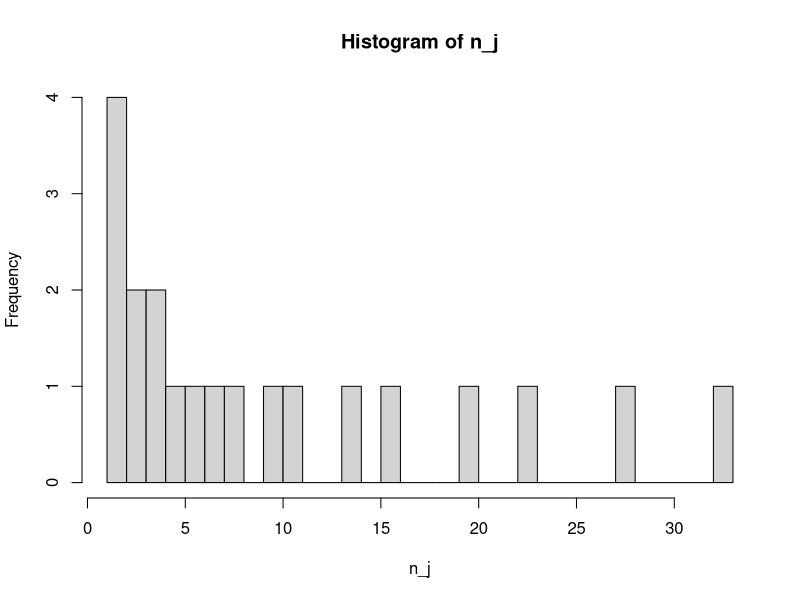
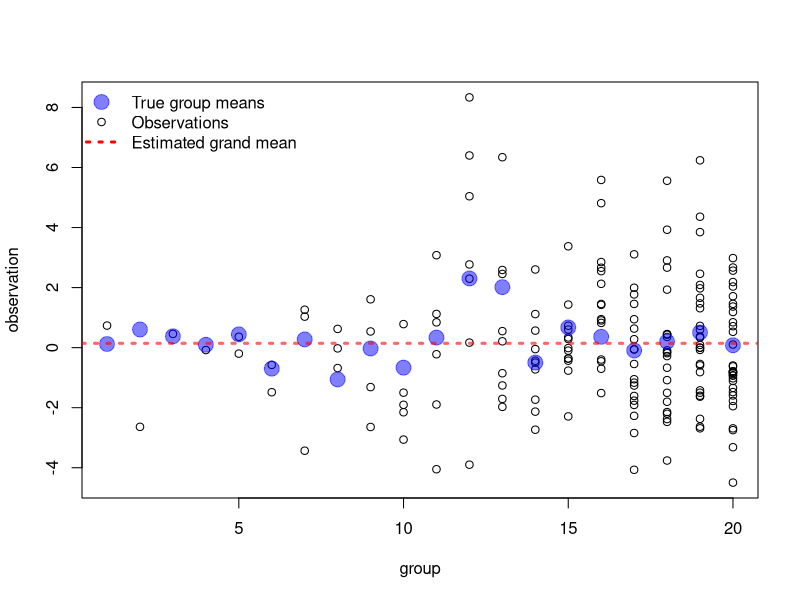
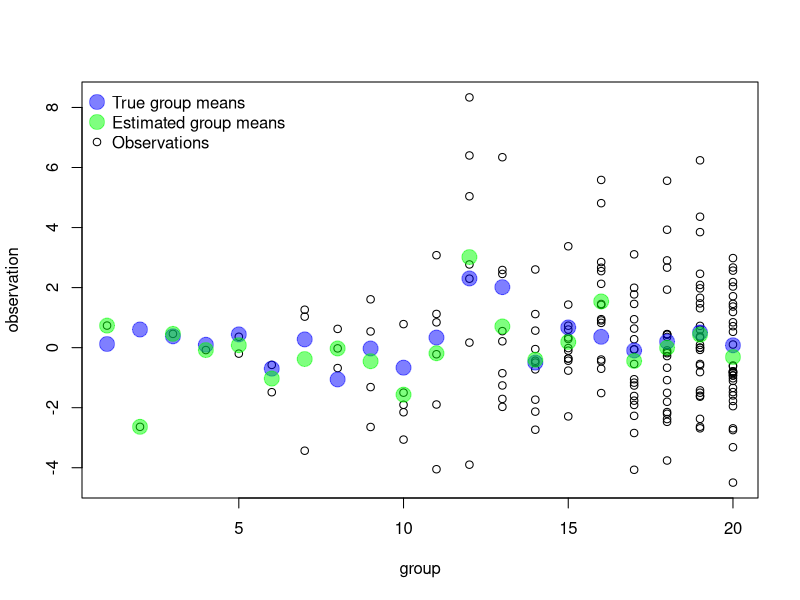

R code for these plots, in order: (Note: this script raises an error after producing the figures.)
# fun facts about hierarchical models
# max joseph december 2014
# simple random intercept model
rm(list=ls())
library(scales)
library(lme4)
library(ggplot2)
op <- par(no.readonly = TRUE)

# ----------------------- #
# demonstrating shrinkage #
# ------------------------#
# we have the following model
# Y[i, j] ~ Normal(alpha[j], sigma_y)
# alpha[j] ~ Normal(mu_alpha, sigma_alpha)
# with wildly varying per-group sample sizes
K <- 20 # number of groups
mu_alpha <- 0 # population mean
sigma_alpha <- 1 # among group sd
sigma_Y <- 2 # residual sd
e_nmin <- .001 # exp(minimum group sample size)
e_nmax <- 3.5 # exp(maximum group sample size)
n_j <- floor(exp(seq(e_nmin, e_nmax, length.out=K))) 
# view distribution of sample sizes
hist(n_j, right=FALSE, breaks=1:max(n_j))
id <- rep(1:K, times=n_j)
N <- length(id)

# simulate vals
alpha_j <- rnorm(K, mu_alpha, sigma_alpha)
Y <- rnorm(N, alpha_j[id], sigma_Y)

## Complete pooling / grand mean model
mod1 <- lm(Y ~ 1)

plot(Y~id, ylab="observation", xlab="group")
points(alpha_j, col=alpha("blue", .5), cex=2, pch=19)
abline(mod1, col=alpha("red", .6), 
       lty=3, lwd=3)
legend("topleft", 
       pch=c(19, 1, NA), 
       lty=c(0, 0, 3), 
       pt.cex=c(2, 1, NA), 
       lwd=c(NA, NA, 3),
       col=c(alpha("blue", .5), "black", "red"), 
       legend=c("True group means", 
                "Observations", 
                "Estimated grand mean"), 
       bty="n")

# total mean dominated by groups with high n
# true group means shown as blue dots



## No pooling / independent means
mod2 <- lm(Y ~ 1 + factor(id))
alpha_est1 <- coef(mod2)
alpha_est1[-1] <- alpha_est1[1] + alpha_est1[-1]

plot(Y~id, ylab="observation", xlab="group")
points(alpha_j, col=alpha("blue", .5), cex=2, pch=19)
points(x=1:K, alpha_est1, col=alpha("green", .5), 
       pch=19, cex=2)
legend("topleft", 
       pch=c(19, 19, 1),  
       pt.cex=c(2, 2, 1), 
       col=c(alpha("blue", .5), 
             alpha("green", .5), 
             "black"), 
       legend=c("True group means",
                "Estimated group means",
                "Observations"), 
       bty="n"
       )
# notice independent means ==> overfitting



## Partial pooling/hierarchical model
mod3 <- lmer(Y ~ 1 + (1|factor(id)))

plot(Y~id, ylab="observation", xlab="group")
points(alpha_j, col=alpha("blue", .5), cex=2, pch=19)
alpha_est2 <- unlist(ranef(mod3)) + fixef(mod3)
points(x=1:K, alpha_est2, col=alpha("red", .5), 
       cex=2, pch=19)
legend("topleft", 
       pch=c(19, 19, 1),  
       pt.cex=c(2, 2, 1), 
       col=c(alpha("blue", .5), 
             alpha("red", .5), 
             "black"), 
       legend=c("True group means",
                "Estimated group means",
                "Observations"), 
       bty="n"
)
# go back and forth between this plot and the previous to see shrinkage




## Shrinkage plots 
# Plot 1
color_scheme <- function(n_j){
  res <- ifelse(n_j==1, "red", 
                ifelse(n_j==2, "blue", "grey"))
  return(res)
} 
size_scheme <- function(n_j){
  res <- log(n_j)+1
  return(res)
} 
# Shrinkage plot 1
plot(y=c(alpha_est2, alpha_est1), x=rep(0:1, each=K), 
     col=color_scheme(n_j), 
     cex=size_scheme(n_j), 
     xaxt="n", 
     ylab="Estimated group means", 
     xlab="",
     ylim=range(c(alpha_est1)), 
     xlim=c(-.1, 1.1))
title(expression(paste("Shrinkage of ", bar(alpha[k]))))
axis(3, at=c(0, 1), labels=c("Random effects", "Fixed effects"), padj=1)
segments(y0=alpha_est2, x0=rep(0, K), y1=alpha_est1, x1=rep(1, K), 
         col=color_scheme(n_j))
abline(h=mu_alpha, lty=2, lwd=2)
# red points show groups with one observation, blue = 2

# end plot 1

# Plot 2
# Deviations from true values (bias) for both methods
dev1 <- coef(mod1) - alpha_j
dev2 <- alpha_est1 - alpha_j
dev3 <- alpha_est2 - alpha_j

plot(dev2, dev3, cex=size_scheme(n_j), 
     xlab=expression(paste("Fixed effect bias: ", bar(alpha[k]) - alpha[k])), 
     ylab=expression(paste("Random effect bias: ", bar(alpha[k]) - alpha[k])), 
     col=color_scheme(n_j), 
     xlim=range(c(dev1, dev2)), 
     ylim=range(c(dev1, dev2)))
title(expression(paste("Bias comparisons for ", bar(alpha[k]))))
abline(h=0, lty=2)
abline(v=0, lty=2)
abline(0, 1, lty=3)
ndots <- 3
legseq <- c(1, 2, max(n_j))
lab <- rep(NA, ndots)
for (i in 1:ndots){
  lab[i] <- paste("n = ", legseq[i], sep="")
}
legend("topleft", pch=rep(1, ndots), 
       pt.cex=size_scheme(legseq), 
       legend = lab, 
       bty="n", 
       inset=.02,
       y.intersp=1.6, 
       x.intersp = 1.5, 
       col=color_scheme(legseq))
segments(x0=dev2, y0=dev2, x1=dev2, y1=dev3, 
         col=color_scheme(n_j), 
         lty=3)
# end plot 2



# Plot 3
# Dotplots showing reduced error for hierarchical model
df <- data.frame(dev=c(dev2, dev3),
                 model=rep(c("Fixed", "Random"), each=K))
ggplot(df, aes(x=dev, fill=model)) + 
  geom_dotplot(data=subset(df, model=="Fixed"), 
                           aes(dev, fill="Fixed"), 
               alpha=.8) +
  geom_dotplot(data=subset(df, model=="Random"), 
                           aes(dev, fill="Random"),
               stackdir = "down", 
               alpha=.8) + 
  scale_fill_hue("Model") + 
  theme_bw() + 
  xlab("Deviation") + 
  geom_vline(xintercept=0, linetype="dashed")
# end plot 3

  

# Plot 4
# Displaying shrinkage as a function of within group sample-size
# aka omega Gelman and Pardoe 2005
lambda <- (alpha_est2 - fixef(mod3)) / (alpha_est1 - fixef(mod3))

par(mai=c(1.2, 1.2, 1, 3), 
    xpd=TRUE)

plot(n_j, 1-lambda, 
     ylab=expression(1-lambda[j]), 
     xlab=expression(n[j]), 
     ylim=c(0, 1), type='b', 
     main=expression(
       paste(1-lambda[j], " : degree of shrinkage, where ",
                           hat(alpha[j]) == lambda[j]*bar(y[j.]) + 
                                 (1 - lambda[j])*mu[alpha], 
                            sep="")
       )
)

# explore shrinkage for various ratios of sigma_a / (sigma_a + sigma_y)
sigma_a_vec <- seq(.01, .99, length.out=5)
denom <- 1
sigma_y_vec <- denom - sigma_a_vec
# sigma_a + sigma_y = 1
# p = sigma_a 
leg <- expression()
colors <- NULL

for (i in 1:length(sigma_a_vec)){
  sigma_alpha <- sigma_a_vec[i]
  sigma_Y <- sigma_y_vec[i]
  # simulate vals
  alpha_j <- rnorm(K, mu_alpha, sigma_alpha)
  Y <- rnorm(N, alpha_j[id], sigma_Y)
  mod3S <- lmer(Y ~ 1 + (1|factor(id)))
  mod2S <- lm(Y ~ 1 + factor(id))
  alpha_est1S <- coef(mod2S)
  alpha_est1S[-1] <- alpha_est1S[1] + alpha_est1S[-1]
  alpha_est2S <- unlist(ranef(mod3S)) + fixef(mod3S)
  lambdaS <- (alpha_est2S - fixef(mod3S)) / 
    (alpha_est1S - fixef(mod3S))
  colors <- c(colors, 1+i)
  lines(n_j, 1-lambdaS, col=1 + i)
  theta <- sigma_a_vec[i]
  leg <- c(leg, 
           substitute(expression(
             frac(sigma[alpha], (sigma[alpha]+sigma[Y])) == x), 
                      list(x=sigma_a_vec[i]))[[2]])
}

legend(1.05*max(n_j), 1, lty=1, 
       col=colors, 
       legend=leg, 
       bty="n", 
       y.intersp=2)
text(x=max(n_j)/2, y=1, labels="Complete shrinkage")
text(x=max(n_j)/2, y=0, labels="No shrinkage")
par(xpd=FALSE)
# end plot 4
par(op)

